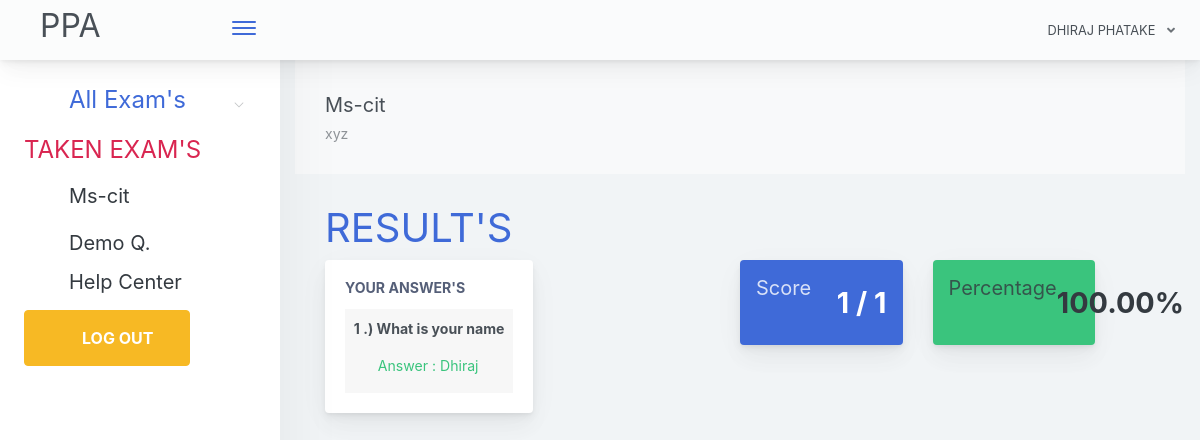
The page /home.php?page=result&id=25 (signed in) on the database its author committed.
### tables this page shows
CREATE TABLE `examinee_tbl` (
  `exmne_id` int(11) NOT NULL,
  `exmne_fullname` varchar(1000) NOT NULL,
  `exmne_course` varchar(1000) NOT NULL,
  `exmne_gender` varchar(1000) NOT NULL,
  `exmne_birthdate` varchar(1000) NOT NULL,
  `exmne_year_level` varchar(1000) NOT NULL,
  `exmne_email` varchar(1000) NOT NULL,
  `exmne_password` varchar(1000) NOT NULL,
  `exmne_status` varchar(1000) NOT NULL DEFAULT 'active'
);

CREATE TABLE `exam_tbl` (
  `ex_id` int(11) NOT NULL,
  `cou_id` int(11) NOT NULL,
  `ex_title` varchar(1000) NOT NULL,
  `ex_time_limit` varchar(1000) NOT NULL,
  `ex_questlimit_display` int(11) NOT NULL,
  `ex_description` varchar(1000) NOT NULL,
  `ex_created` timestamp NOT NULL DEFAULT current_timestamp() ON UPDATE current_timestamp()
);

CREATE TABLE `exam_question_tbl` (
  `eqt_id` int(11) NOT NULL,
  `exam_id` int(11) NOT NULL,
  `exam_question` varchar(1000) NOT NULL,
  `exam_ch1` varchar(1000) NOT NULL,
  `exam_ch2` varchar(1000) NOT NULL,
  `exam_ch3` varchar(1000) NOT NULL,
  `exam_ch4` varchar(1000) NOT NULL,
  `exam_answer` varchar(1000) NOT NULL,
  `exam_status` varchar(1000) NOT NULL DEFAULT 'active'
);

CREATE TABLE `exam_answers` (
  `exans_id` int(11) NOT NULL,
  `axmne_id` int(11) NOT NULL,
  `exam_id` int(11) NOT NULL,
  `quest_id` int(11) NOT NULL,
  `exans_answer` varchar(1000) NOT NULL,
  `exans_status` varchar(1000) NOT NULL DEFAULT 'new',
  `exans_created` timestamp NOT NULL DEFAULT current_timestamp() ON UPDATE current_timestamp()
);

### query/selectData.php (called while the page is built, shortened)
<?php
$exmneId = $_SESSION['examineeSession']['exmne_id'];
$selExmneeData = $conn->query("SELECT * FROM examinee_tbl WHERE exmne_id='$exmneId' ")->fetch(PDO::FETCH_ASSOC);
 ?>

### pages/result.php (the view)
 <?php
    $examId = $_GET['id'];
    $selExam = $conn->query("SELECT * FROM exam_tbl WHERE ex_id='$examId' ")->fetch(PDO::FETCH_ASSOC);
 ?>
<div class="app-main__outer">
<div class="app-main__inner">
    <div id="refreshData">
    <div class="col-md-12">
        <div class="app-page-title">
            <div class="page-title-wrapper">
                <div class="page-title-heading">
                    <div>
                        <?php echo $selExam['ex_title']; ?>
                          <div class="page-title-subheading">
                            <?php echo $selExam['ex_description']; ?>
                          </div>
                    </div>
                </div>
            </div>
        </div>
        <div class="row col-md-12">
        	<h1 class="text-primary">RESULT'S</h1>
        </div>
        <div class="row col-md-6 float-left">
        	<div class="main-card mb-3 card">
                <div class="card-body">
                	<h5 class="card-title">Your Answer's</h5>
        			<table class="align-middle mb-0 table table-borderless table-striped table-hover" id="tableList">
                    <?php
                    	$selQuest = $conn->query("SELECT * FROM exam_question_tbl eqt INNER JOIN exam_answers ea ON eqt.eqt_id = ea.quest_id WHERE eqt.exam_id='$examId' AND ea.axmne_id='$exmneId' AND ea.exans_status='new' ");
                    	$i = 1;
                    	while ($selQuestRow = $selQuest->fetch(PDO::FETCH_ASSOC)) { ?>
                    		<tr>
                    			<td>
                    				<b><p><?php echo $i++; ?> .) <?php echo $selQuestRow['exam_question']; ?></p></b>
                    				<label class="pl-4 text-success">
                    					Answer :
                    					<?php
                    						if($selQuestRow['exam_answer'] != $selQuestRow['exans_answer'])
                    						{ ?>
                    							<span style="color:red"><?php echo $selQuestRow['exans_answer']; ?></span>
                    						<?PHP }
                    						else
                    						{ ?>
                    							<span class="text-success"><?php echo $selQuestRow['exans_answer']; ?></span>
                    						<?php }
                    					 ?>
                    				</label>
                    			</td>
                    		</tr>
                    	<?php }
                     ?>
	                 </table>
                </div>
            </div>
        </div>
        <div class="col-md-6 float-left">
        	<div class="col-md-6 float-left">
        	<div class="card mb-3 widget-content bg-primary">
                <div class="widget-content-wrapper text-white">
                    <div class="widget-content-left">
                        <div class="widget-heading "><h5>Score</h5></div>
                        <div class="widget-subheading" style="color: transparent;">/</div>
                    </div>
                    <div class="widget-content-right">
                        <div class="widget-numbers text-white">
                            <?php
                                $selScore = $conn->query("SELECT * FROM exam_question_tbl eqt INNER JOIN exam_answers ea ON eqt.eqt_id = ea.quest_id AND eqt.exam_answer = ea.exans_answer  WHERE ea.axmne_id='$exmneId' AND ea.exam_id='$examId' AND ea.exans_status='new' ");
                            ?>
                            <span>
                                <?php echo $selScore->rowCount(); ?>
                                <?php
                                    $over  = $selExam['ex_questlimit_display'];
                                 ?>
                            </span> / <?php echo $over; ?>
                        </div>
                    </div>
                </div>
            </div>
        	</div>
            <div class="col-md-6 float-left">
            <div class="card mb-3 widget-content bg-success">
                <div class="widget-content-wrapper text-dark">
                    <div class="widget-content-left">
                        <div class="widget-heading"><h5>Percentage</h5></div>
                        <div class="widget-subheading" style="color: transparent;">/</div>
                        </div>
                        <div class="widget-content-right">
                        <div class="widget-numbers text-dark">
                            <?php
                                $selScore = $conn->query("SELECT * FROM exam_question_tbl eqt INNER JOIN exam_answers ea ON eqt.eqt_id = ea.quest_id AND eqt.exam_answer = ea.exans_answer  WHERE ea.axmne_id='$exmneId' AND ea.exam_id='$examId' AND ea.exans_status='new' ");
                            ?>
                            <span>
                                <?php
                                    $score = $selScore->rowCount();
                                    $ans = $score / $over * 100;
                                    echo number_format($ans,2);
                                    echo "%";
                                 ?>
                            </span>
                        </div>
                    </div>
                </div>
            </div>
            </div>
        </div>
    </div>
    </div>
</div>

### includes/header.php (shortened to what this page needs)
<?php
  include("conn.php");
  include("query/selectData.php");
 ?>
<!doctype html>
<html lang="en">
<head>
    <link href="./main.css" rel="stylesheet">
    <link href="css/sweetalert.css" rel="stylesheet">
</head>
<body id="body">
    <div class="app-container app-theme-white body-tabs-shadow fixed-sidebar fixed-header">
        <div class="app-header header-shadow">
            <div class="app-header__logo">
                <h2 class="ml-3">PPA</h2>
                <div class="header__pane ml-auto">
                    <div>
                        <button type="button" class="hamburger close-sidebar-btn hamburger--elastic" data-class="closed-sidebar">
                            <span class="hamburger-box">
                                <span class="hamburger-inner"></span>
                            </span>
                        </button>
                    </div>
                </div>
            </div>
                <div class="app-header__content">
                <div class="app-header-right">
                    <div class="header-btn-lg pr-0">
                        <div class="widget-content p-0">
                            <div class="widget-content-wrapper">
                                <div class="widget-content-left">
                                    <div class="btn-group">
                                        <a data-toggle="dropdown" aria-haspopup="true" aria-expanded="false" class="p-0 btn">
                                            <?php
                                                echo strtoupper($selExmneeData['exmne_fullname']);
                                             ?>
                                            <i class="fa fa-angle-down ml-2 opacity-8"></i>
                                        </a>
                                    </div>
                                </div>
                            </div>
                        </div>
                    </div>
                </div>
            </div>
        </div>

### home.php (shortened to what this page needs)
<?php include("includes/header.php"); ?>
<div class="app-main">
<?php include("includes/sidebar.php"); ?>
<?php
   @$page = $_GET['page'];
   if($page != '')
   {
     if($page == "exam")
     {
       include("pages/exam.php");
     }
     else if($page == "result")
     {
       include("pages/result.php");
     }
     else if($page == "myscores")
     {
       include("pages/myscores.php");
     }
   }
   else
   {
     include("pages/home.php");
   }
 ?>
<?php include("includes/footer.php"); ?>

### includes/sidebar.php (shortened to what this page needs)
<div class="app-sidebar sidebar-shadow">
        <div class="scrollbar-sidebar">
        <div class="app-sidebar__inner">
            <ul class="vertical-nav-menu">
                <li>
                <a href="#">
                     <i class="metismenu-icon"></i>
                     <h4 class="mt-4 text-primary">All Exam's</h4>
                    <i class="metismenu-state-icon pe-7s-angle-down caret-left"></i>
                </a>
                </li>
                 <li class="app-sidebar__heading text-danger"><h4>TAKEN EXAM'S</h4></li>
                <li>
                  <?php
                    $selTakenExam = $conn->query("SELECT * FROM exam_tbl et INNER JOIN exam_attempt ea ON et.ex_id = ea.exam_id WHERE exmne_id='$exmneId' ORDER BY ea.examat_id  ");
                    if($selTakenExam->rowCount() > 0)
                    {
                        while ($selTakenExamRow = $selTakenExam->fetch(PDO::FETCH_ASSOC)) { ?>
                        <h5>
                            <a href="home.php?page=result&id=<?php echo $selTakenExamRow['ex_id']; ?>" >
                                <?php echo $selTakenExamRow['ex_title']; ?>
                            </a>
                        </h5>
                        <?php }
                    }
                    else
                    { ?>
                        <a href="#" class="pl-3">You are not taking exam yet</a>
                    <?php }
                   ?>
                </li>
                <li>
                    <a href="#" data-toggle="modal" data-target="#feedbacksModal" >
                        <h5>Help Center</h5>
                    </a>
                </li>
                <li class="">
                    <button class="btn btn-warning text-white">
                        <a href="query/logoutExe.php" class="dropdown-item text-white font-weight-bold h6">LOG OUT</a>
                    </button>
                </li>
            </ul>
        </div>
    </div>
</div>

### includes/footer.php (shortened to what this page needs)
    </div>
        </div>
    </div>
</body>
</html>

### rows shown on the page
examinee_tbl: exmne_fullname "DHIRAJ PHATAKE"
exam_tbl: ex_title "Ms-cit", ex_description "xyz", ex_questlimit_display "1", ex_questlimit_display "100.00"
exam_tbl: ex_title "Demo Q."
exam_question_tbl: exam_question "What is your name", exam_answers.exans_answer "Dhiraj"

### other values the page prints
$selScore->rowCount() "1"
